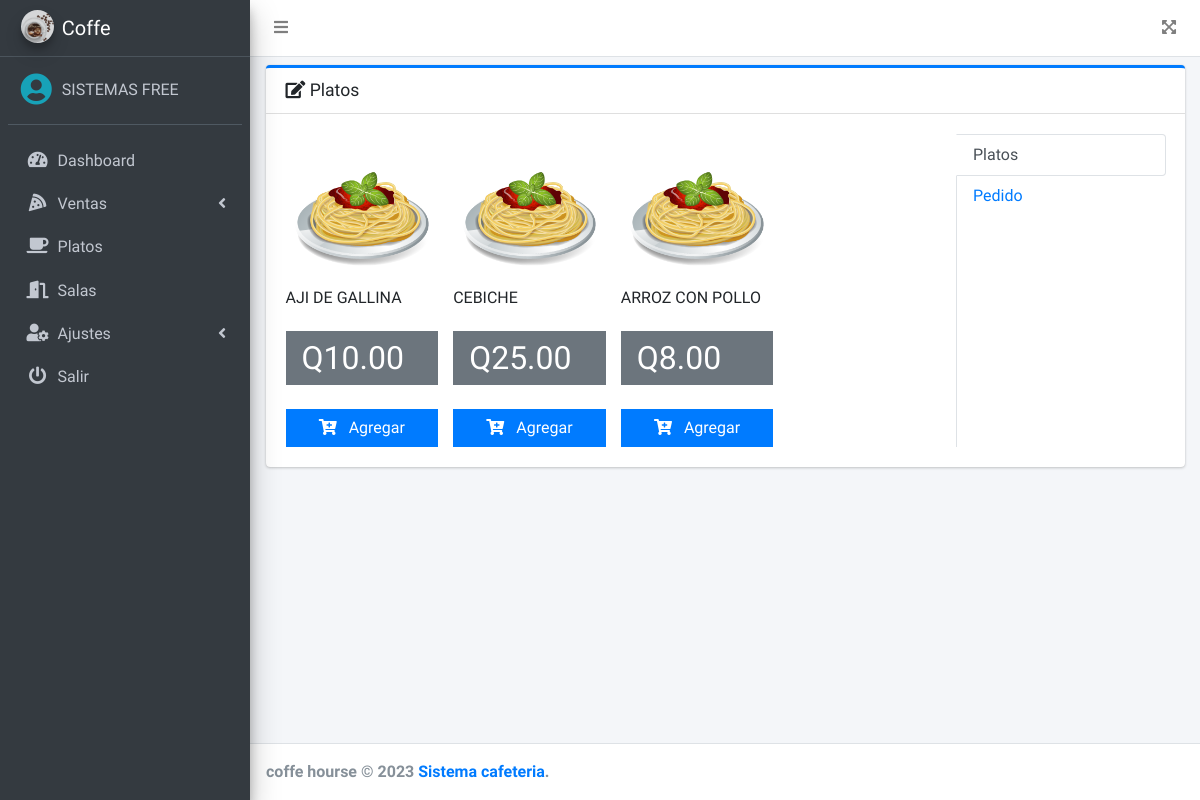
/src/pedido.php (signed in), run on an earlier commit of the app's database.
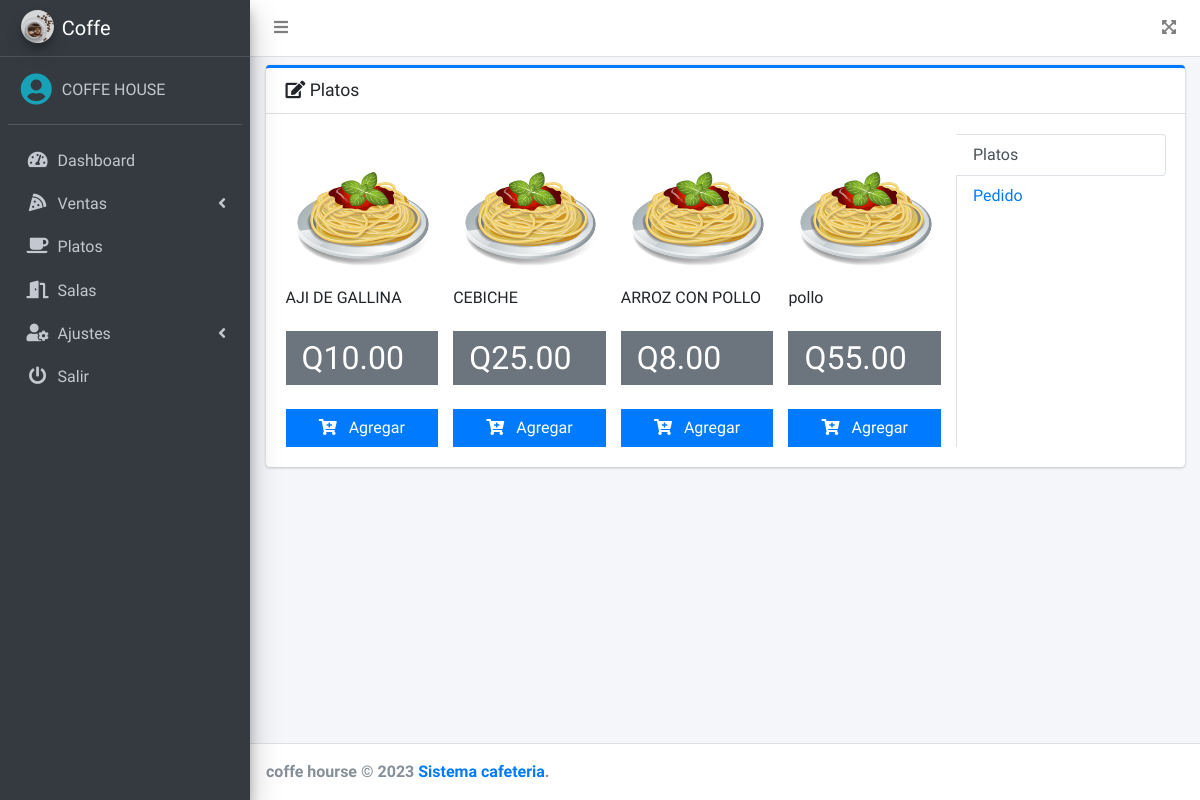
And on a later commit of the database.
### tables this page shows
CREATE TABLE `platos` (
  `id` int(11) NOT NULL,
  `nombre` varchar(200) NOT NULL,
  `precio` decimal(10,2) NOT NULL,
  `imagen` varchar(100) DEFAULT NULL,
  `fecha` timestamp NULL DEFAULT NULL,
  `estado` int(11) NOT NULL DEFAULT 1
);

### src/pedido.php (the view, shortened to what this page needs)
<?php
if ($_SESSION['rol'] == 1 || $_SESSION['rol'] == 3) {
    include_once "includes/header.php";
?>
    <div class="card card-primary card-outline">
        <div class="card-header">
            <h3 class="card-title">
                <i class="fas fa-edit"></i>
                Platos
            </h3>
        </div>
        <div class="card-body">
            <div class="row">
                <div class="col-7 col-sm-9">
                    <div class="tab-content" id="vert-tabs-right-tabContent">
                        <div class="tab-pane fade show active" id="vert-tabs-right-home" role="tabpanel" aria-labelledby="vert-tabs-right-home-tab">
                            <div class="row">
                                <?php
                                include "../conexion.php";
                                $query = mysqli_query($conexion, "SELECT * FROM platos WHERE estado = 1");
                                $result = mysqli_num_rows($query);
                                if ($result > 0) {
                                    while ($data = mysqli_fetch_assoc($query)) { ?>
                                        <div class="col-md-3">
                                            <div class="col-12">
                                                <img src="<?php echo ($data['imagen'] == null) ? '../assets/img/default.png' : $data['imagen']; ?>" class="product-image" alt="Product Image">
                                            </div>
                                            <h6 class="my-3"><?php echo $data['nombre']; ?></h6>
                                            <div class="bg-gray py-2 px-3 mt-4">
                                                <h2 class="mb-0">
                                                    Q<?php echo $data['precio']; ?>
                                                </h2>
                                            </div>
                                            <div class="mt-4">
                                                <a class="btn btn-primary btn-block btn-flat addDetalle" href="#" data-id="<?php echo $data['id']; ?>">
                                                    <i class="fas fa-cart-plus mr-2"></i>
                                                    Agregar
                                                </a>
                                            </div>
                                        </div>
                                <?php }
                                } ?>
                            </div>
                        </div>
                    </div>
                </div>
                <div class="col-5 col-sm-3">
                    <div class="nav flex-column nav-tabs nav-tabs-right h-100" id="vert-tabs-right-tab" role="tablist" aria-orientation="vertical">
                        <a class="nav-link active" id="vert-tabs-right-home-tab" data-toggle="pill" href="#vert-tabs-right-home" role="tab" aria-controls="vert-tabs-right-home" aria-selected="true">Platos</a>
                        <a class="nav-link" id="pedido-tab" data-toggle="pill" href="#pedido" role="tab" aria-controls="pedido" aria-selected="false">Pedido</a>
                    </div>
                </div>
            </div>
        </div>
    </div>
<?php include_once "includes/footer.php";
} else {
    header('Location: permisos.php');
}
?>

### src/includes/header.php (shortened to what this page needs)
<!DOCTYPE html>
<html lang="en">
<head>
    <link rel="stylesheet" href="../assets/plugins/fontawesome-free/css/all.min.css">
    <link rel="stylesheet" href="https://code.ionicframework.com/ionicons/2.0.1/css/ionicons.min.css">
    <link rel="stylesheet" href="../assets/dist/css/adminlte.min.css">
    <link rel="stylesheet" href="../assets/plugins/datatables-bs4/css/dataTables.bootstrap4.min.css">
</head>
<body class="hold-transition sidebar-mini">
    <div class="wrapper">
        <nav class="main-header navbar navbar-expand navbar-white navbar-light">
            <ul class="navbar-nav">
                <li class="nav-item">
                    <a class="nav-link" data-widget="pushmenu" href="#" role="button"><i class="fas fa-bars"></i></a>
                </li>
            </ul>
            <ul class="navbar-nav ml-auto">
                <li class="nav-item">
                    <a class="nav-link" data-widget="fullscreen" href="#" role="button">
                        <i class="fas fa-expand-arrows-alt"></i>
                    </a>
                </li>
            </ul>
        </nav>
        <aside class="main-sidebar sidebar-dark-primary elevation-4">
            <a href="dashboard.php" class="brand-link">
                <img src="../assets/img/cafe.jpg" alt="AdminLTE Logo" class="brand-image img-circle elevation-3" style="opacity: .8">
                <span class="brand-text font-weight-light">Coffe</span>
            </a>
            <div class="sidebar">
                <div class="user-panel mt-3 pb-3 mb-3 d-flex">
                    <div class="image">
                        <i class="fas fa-user-circle fa-2x text-info"></i>
                    </div>
                    <div class="info">
                        <a href="#" class="d-block"><?php echo $_SESSION['nombre']; ?></a>
                    </div>
                </div>
                <nav class="mt-2">
                    <ul class="nav nav-pills nav-sidebar flex-column" data-widget="treeview" role="menu" data-accordion="false">
                        <li class="nav-item">
                            <a href="dashboard.php" class="nav-link">
                                <i class="nav-icon fas fa-tachometer-alt"></i>
                                <p>
                                    Dashboard
                                </p>
                            </a>
                        </li>
                        <li class="nav-item">
                            <a href="#" class="nav-link">
                                <i class="nav-icon fas fa-pizza-slice"></i>
                                <p>
                                    Ventas
                                    <i class="fas fa-angle-left right"></i>
                                </p>
                            </a>
                        </li>
                        <?php if ($_SESSION['rol'] == 1 || $_SESSION['rol'] == 2) {
                            echo '<li class="nav-item">
                                <a href="platos.php" class="nav-link">
                                    <i class="nav-icon fas fa-coffee"></i>
                                    <p>
                                        Platos
                                    </p>
                                </a>
                            </li>';
                        } if ($_SESSION['rol'] == 1) {
                            echo '<li class="nav-item">
                                <a href="salas.php" class="nav-link">
                                    <i class="nav-icon fas fa-door-open"></i>
                                    <p>
                                        Salas
                                    </p>
                                </a>
                            </li>
                            <li class="nav-item">
                                <a href="#" class="nav-link">
                                    <i class="nav-icon fas fa-user-cog"></i>
                                    <p>
                                        Ajustes
                                        <i class="fas fa-angle-left right"></i>
                                    </p>
                                </a>
                                <ul class="nav nav-treeview">
                                    <li class="nav-item">
                                        <a href="usuarios.php" class="nav-link">
                                            <i class="far fa-circle nav-icon"></i>
                                            <p>Usuarios</p>
                                        </a>
                                    </li>
                                    <li class="nav-item">
                                        <a href="config.php" class="nav-link">
                                            <i class="far fa-circle nav-icon"></i>
                                            <p>Configuración</p>
                                        </a>
                                    </li>
                                </ul>
                            </li>';
                        } ?>
                        <li class="nav-item">
                            <a href="salir.php" class="nav-link">
                                <i class="nav-icon fas fa-power-off"></i>
                                <p>
                                    Salir
                                </p>
                            </a>
                        </li>
                    </ul>
                </nav>
            </div>
        </aside>
        <div class="content-wrapper">
            <div class="content">
                <div class="container-fluid py-2">

### src/includes/footer.php (shortened to what this page needs)
</div>
</div>
</div>
<footer class="main-footer">
    <strong>coffe hourse &copy; 2023 <a href="#">Sistema cafeteria</a>.</strong>
</footer>
</div>
</body>
</html>

What changed in the data, as far as the page shows it:
added platos: nombre "pollo", precio "55.00"
Also different on the page:
$_SESSION['nombre']: "SISTEMAS FREE" → "COFFE HOUSE"
